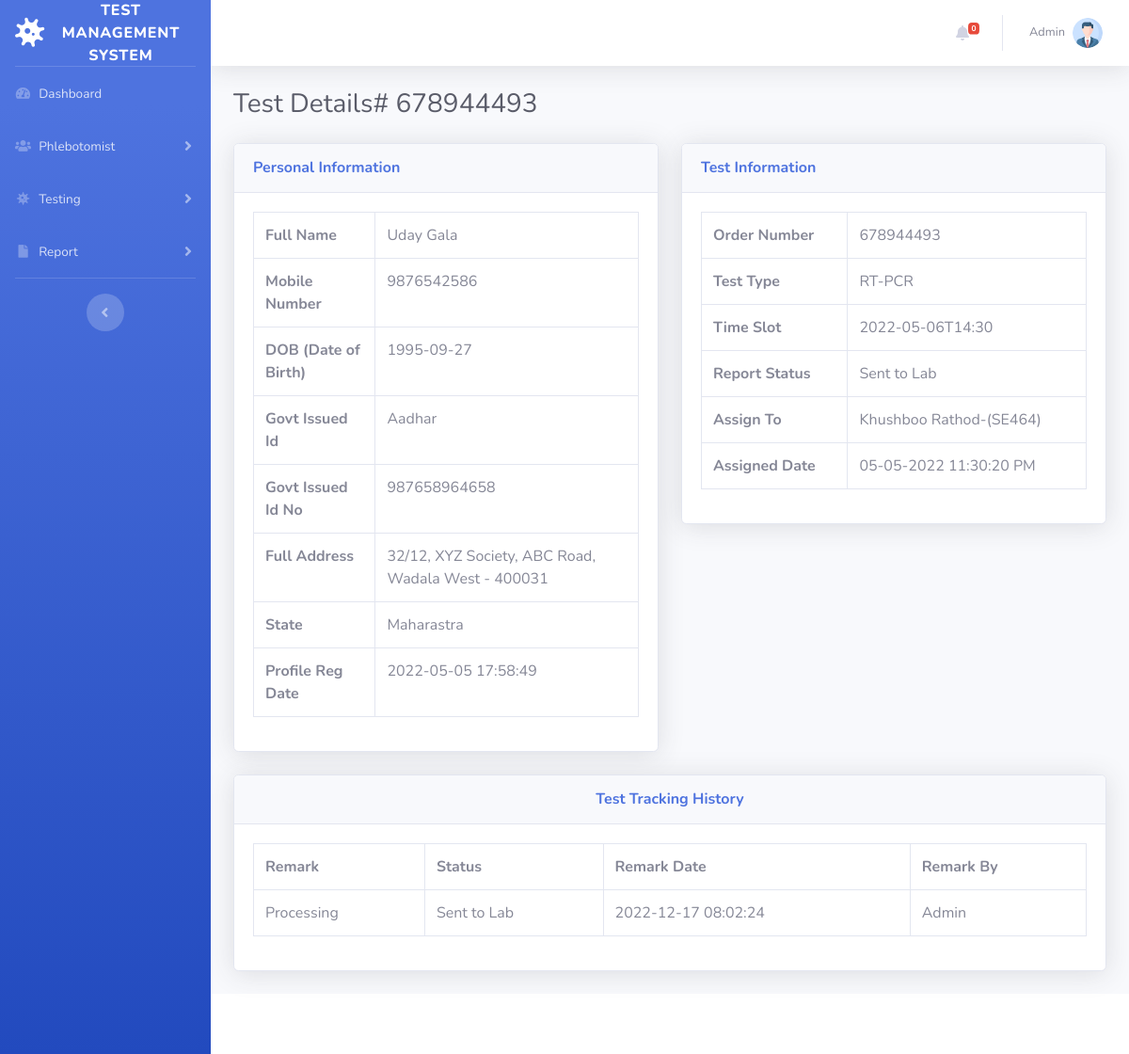
/patient-report-details.php?tid=1&&oid=678944493 (signed in), run on the app's committed database.
### tables this page shows
CREATE TABLE `tbltestrecord` (
  `id` int(11) NOT NULL,
  `OrderNumber` bigint(14) DEFAULT NULL,
  `PatientMobileNumber` bigint(14) DEFAULT NULL,
  `TestType` varchar(100) DEFAULT NULL,
  `TestTimeSlot` varchar(120) DEFAULT NULL,
  `ReportStatus` varchar(100) DEFAULT NULL,
  `FinalReport` varchar(150) DEFAULT NULL,
  `ReportUploadTime` varchar(200) DEFAULT NULL,
  `RegistrationDate` timestamp NULL DEFAULT current_timestamp(),
  `AssignedtoEmpId` varchar(150) DEFAULT NULL,
  `AssigntoName` varchar(180) DEFAULT NULL,
  `AssignedTime` varchar(100) DEFAULT NULL
);

CREATE TABLE `tblpatients` (
  `id` int(11) NOT NULL,
  `FullName` varchar(120) DEFAULT NULL,
  `MobileNumber` bigint(12) DEFAULT NULL,
  `DateOfBirth` date DEFAULT NULL,
  `GovtIssuedId` varchar(150) DEFAULT NULL,
  `GovtIssuedIdNo` varchar(150) DEFAULT NULL,
  `FullAddress` varchar(255) DEFAULT NULL,
  `State` varchar(200) DEFAULT NULL,
  `RegistrationDate` timestamp NOT NULL DEFAULT current_timestamp()
);

CREATE TABLE `tblreporttracking` (
  `id` int(11) NOT NULL,
  `OrderNumber` bigint(40) DEFAULT NULL,
  `Remark` varchar(255) DEFAULT NULL,
  `Status` varchar(120) DEFAULT NULL,
  `PostingTime` timestamp NULL DEFAULT current_timestamp(),
  `RemarkBy` int(5) DEFAULT NULL
);

### patient-report-details.php (the view, shortened to what this page needs)
<?php session_start();
include_once('includes/config.php');
?>
<!DOCTYPE html>
<html lang="en">
<head>
    <link href="vendor/fontawesome-free/css/all.min.css" rel="stylesheet" type="text/css">
    <link href="css/sb-admin-2.min.css" rel="stylesheet">
</head>
<body id="page-top">
    <div id="wrapper">
<?php include_once('includes/sidebar.php');?>
        <div id="content-wrapper" class="d-flex flex-column">
            <div id="content">
          <?php include_once('includes/topbar.php');?>
                <div class="container-fluid">
                    <h1 class="h3 mb-4 text-gray-800">Test Details# <?php echo intval($_GET['oid']);?></h1>
<div class="row">
<?php
$testid=intval($_GET['tid']);
$query=mysqli_query($con,"select * from tbltestrecord
join tblpatients on tblpatients.MobileNumber=tbltestrecord.PatientMobileNumber
where  tbltestrecord.id='$testid'");
while($row=mysqli_fetch_array($query)){
    ?>
                        <div class="col-lg-6">
                            <div class="card shadow mb-4">
                                <div class="card-header py-3">
                                    <h6 class="m-0 font-weight-bold text-primary">Personal Information</h6>
                                </div>
                                <div class="card-body">
 <table class="table table-bordered"  width="100%" cellspacing="0">
    <tr>
    <th>Full Name</th>
    <td><?php echo $row['FullName'];?></td>
    </tr>
     <tr>
    <th>Mobile Number</th>
    <td><?php echo $row['MobileNumber'];?></td>
    </tr>
     <tr>
    <th>DOB (Date of Birth)</th>
    <td><?php echo $row['DateOfBirth'];?></td>
    </tr>
     <tr>
    <th>Govt Issued Id</th>
    <td><?php echo $row['GovtIssuedId'];?></td>
    </tr>
     <tr>
    <th>Govt Issued Id No</th>
    <td><?php echo $row['GovtIssuedIdNo'];?></td>
    </tr>
     <tr>
    <th>Full Address</th>
    <td><?php echo $row['FullAddress'];?></td>
    </tr>
    <tr>
    <th>State</th>
    <td><?php echo $row['State'];?></td>
    </tr>
    <tr>
    <th>Profile Reg Date</th>
    <td><?php echo $row['RegistrationDate'];?></td>
    </tr>
 </table>
                                </div>
                            </div>
                        </div>
                         <div class="col-lg-6">
                            <div class="card shadow mb-4">
                                <div class="card-header py-3">
                                    <h6 class="m-0 font-weight-bold text-primary">Test Information</h6>
                                </div>
                                <div class="card-body">
 <table class="table table-bordered"  width="100%" cellspacing="0">
    <tr>
    <th>Order Number</th>
    <td><?php echo $row['OrderNumber'];?></td>
    </tr>
    <tr>
    <th>Test Type</th>
    <td><?php echo $row['TestType'];?></td>
    </tr>
    <tr>
    <th>Time Slot</th>
    <td><?php echo $row['TestTimeSlot'];?></td>
    </tr>
 <tr>
    <th>Report Status</th>
    <td><?php if($row['ReportStatus']==''):
              echo "Not Processed yet";
          else:
           echo $row['ReportStatus'];
          endif;
    ?></td>
    </tr>
<?php if($row['AssignedtoEmpId']!=''):?>
  <tr>
    <th>Assign To</th>
    <td><?php echo $row['AssigntoName'];?>-(<?php echo $row['AssignedtoEmpId'];?>)</td>
    </tr>
    <tr>
    <th>Assigned Date</th>
    <td><?php echo $row['AssignedTime'];?></td>
    </tr>
<?php endif;?>
</table>
                    </div>
                            </div>
                        </div>
                    </div>
                <?php } ?>
<?php
$orderid=intval($_GET['oid']);
$ret=mysqli_query($con,"select * from tblreporttracking
join tbladmin on tbladmin.ID=tblreporttracking.RemarkBy
where tblreporttracking.OrderNumber='$orderid'");
$num=mysqli_num_rows($ret);
?>
<div class="row">
                         <div class="col-lg-12">
                            <div class="card shadow mb-4">
                                <div class="card-header py-3">
                                    <h6 class="m-0 font-weight-bold text-primary" align="center">Test  Tracking History</h6>
                                </div>
                                <div class="card-body">
<?php if($num>0){
?>
 <table class="table table-bordered"  width="100%" cellspacing="0">
<tr>
    <th>Remark</th>
    <th>Status</th>
    <th>Remark Date</th>
    <th>Remark By</th>
<?php while($result=mysqli_fetch_array($ret)){?>
</tr>
    <tr>
    <td><?php echo $result['Remark'];?></td>
    <td><?php echo $result['Status'];?></td>
    <td><?php echo $result['PostingTime'];?></td>
    <td><?php echo $result['AdminName'];?></td>
    </tr>
<?php } ?>
</table>
         <?php
     } else { ?>
<h4 align="center" style="color:red"> No Tracking history found </h4>
         <?php } ?>
                                </div>
                            </div>
                        </div>
                    </div>
                </div>
            </div>
           <?php include_once('includes/footer.php');?>
        </div>
    </div>
</body>
</html>

### includes/topbar.php (shortened to what this page needs)
      <nav class="navbar navbar-expand navbar-light bg-white topbar mb-4 static-top shadow">
            <?php if($_SESSION['aid']):?>
                    <ul class="navbar-nav ml-auto">
<?php $query=mysqli_query($con,"select * from tbltestrecord where ReportStatus is null");
$count=mysqli_num_rows($query);
?>
                        <li class="nav-item dropdown no-arrow mx-1">
                            <a class="nav-link dropdown-toggle" href="#" id="alertsDropdown" role="button"
                                data-toggle="dropdown" aria-haspopup="true" aria-expanded="false">
                                <i class="fas fa-bell fa-fw"></i>
                                <span class="badge badge-danger badge-counter"><?php echo $count;?></span>
                            </a>
                        </li>
                        <li class="nav-item dropdown no-arrow">
                            <a class="nav-link dropdown-toggle" href="#" id="userDropdown" role="button"
                                data-toggle="dropdown" aria-haspopup="true" aria-expanded="false">
                <?php
$adid=$_SESSION['aid'];
$ret1=mysqli_query($con,"select AdminName from tbladmin where ID='$adid'");
while($row1=mysqli_fetch_array($ret1)){
?>
                                <span class="mr-2 d-none d-lg-inline text-gray-600 small"><?php  echo $row1['AdminName'];?></span>
                           <?php } ?>
                                <img class="img-profile rounded-circle"
                                    src="img/profile.png">
                            </a>
                        </li>
                    </ul>
                <?php endif;?>
                </nav>

### data on the page
tbltestrecord: tblpatients.FullName "Uday Gala", tblpatients.MobileNumber "9876542586", tblpatients.DateOfBirth "1995-09-27", tblpatients.GovtIssuedId "Aadhar", tblpatients.GovtIssuedIdNo "987658964658", tblpatients.FullAddress "32/12, XYZ Society, ABC Road, Wadala West - 400031", tblpatients.State "Maharastra", tblpatients.RegistrationDate "2022-05-05 17:58:49", OrderNumber "678944493", TestType "RT-PCR", TestTimeSlot "2022-05-06T14:30", ReportStatus "Sent to Lab", AssigntoName "Khushboo Rathod", AssignedtoEmpId "SE464", AssignedTime "05-05-2022 11:30:20 PM"
tblreporttracking: Remark "Processing", Status "Sent to Lab", PostingTime "2022-12-17 08:02:24", tbladmin.AdminName "Admin"

### other printed values
$count "0"
$row1['AdminName'] "Admin"
$_GET['oid'] "678944493"
